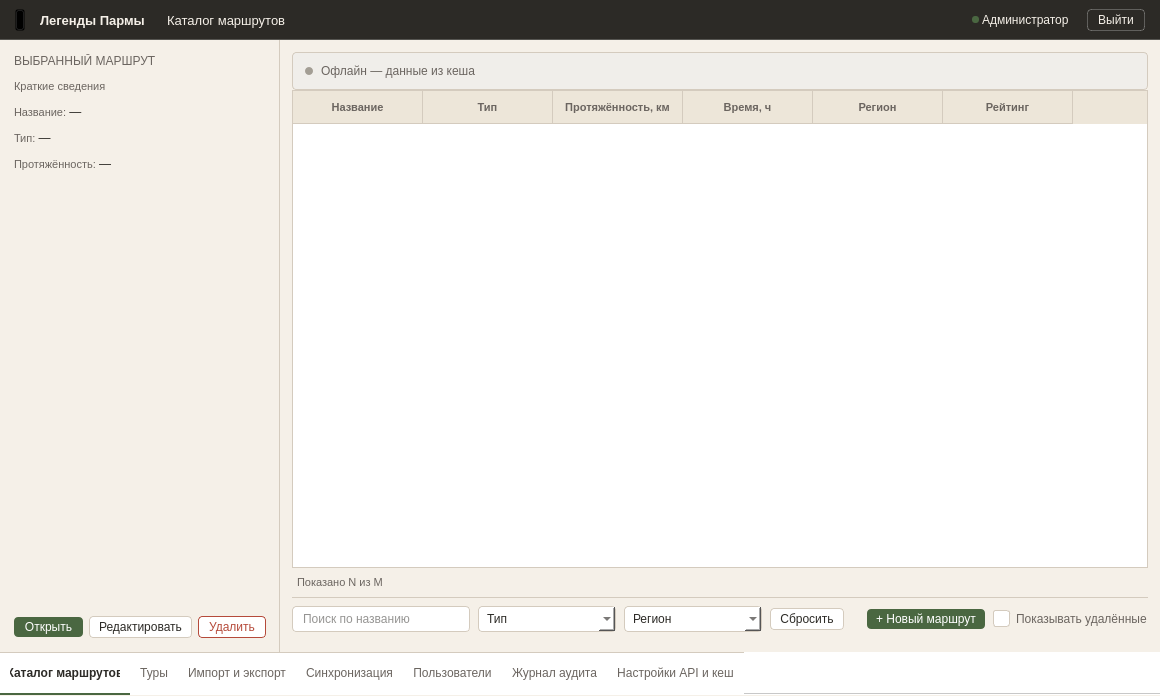
<?xml version="1.0" encoding="UTF-8"?>
<ui version="4.0">
 <class>MainWindow</class>
 <widget class="QMainWindow" name="MainWindow">
  <property name="geometry">
   <rect>
    <x>0</x>
    <y>0</y>
    <width>1160</width>
    <height>696</height>
   </rect>
  </property>
  <property name="windowTitle">
   <string>RouteCatalogWindow</string>
  </property>
  <property name="styleSheet">
   <string notr="true">#centralwidget { background-color: #F5F0E8; }
#headerFrame { background-color: #2C2A26; border-bottom: 1px solid rgba(255,255,255,0.2); }
#headerFrame QLabel { color: #F5F0E8; border: none; }
#logout_btn { background-color: transparent; color: #F5F0E8; border: 1px solid rgba(255, 255, 255, 0.25); padding: 3px 10px; font-size: 12px; border-radius: 4px; }
#logout_btn:hover { background-color: rgba(255, 255, 255, 0.08); border: 1px solid rgba(255, 255, 255, 0.4); }
#logout_btn:pressed { background-color: rgba(255, 255, 255, 0.12); border: 1px solid rgba(255, 255, 255, 0.5); }
#leftPanel { background-color: #F5F0E8; border-right: 1px solid #D4CBBE; }
#lbl_title { font-size: 12px; color: #6B6560; }
#lbl_desc { font-size: 11px; color: #6B6560; }
#btn_open { background-color: #4A6741; color: #FFFFFF; border: none; padding: 3px 9px; font-size: 12px; border-radius: 4px; }
#btn_open:hover { background-color: #3D5636; }
#btn_open:pressed { background-color: #334A2E; }
#btn_open:disabled { background-color: #A8B5A0; }
#btn_edit { background-color: #FFFFFF; color: #2C2A26; border: 1px solid #D4CBBE; padding: 3px 9px; font-size: 12px; border-radius: 4px; }
#btn_edit:hover { background-color: #F5F0E8; border: 1px solid #4A6741; }
#btn_edit:pressed { background-color: #EDE6D9; border: 1px solid #3D5636; }
#btn_edit:disabled { background-color: #FFFFFF; color: #A39E94; border: 1px solid #E5DFD4; }
#btn_delete { background-color: #FFFFFF; color: #B54A3A; border: 1px solid #B54A3A; padding: 3px 9px; font-size: 12px; border-radius: 4px; }
#btn_delete:hover { background-color: #F5E8E6; color: #B54A3A; border: 1px solid #B54A3A; }
#btn_delete:pressed { background-color: #EBD5D1; color: #9A3E30; border: 1px solid #9A3E30; }
#btn_delete:disabled { background-color: #FFFFFF; color: #D4A39C; border: 1px solid #E5C4BF; }
QRadioButton { spacing: 6px; font-size: 12px; color: #6B6560; }
QRadioButton::indicator { width: 15px; height: 15px; }
QRadioButton::indicator:unchecked { border: 1px solid #D4CBBE; border-radius: 8px; background-color: #FFFFFF; }
QRadioButton::indicator:checked { border: 4px solid #4A6741; border-radius: 8px; background-color: #FFFFFF; }
#rightPanel { background-color: #F5F0E8; }
#offlineBanner { background-color: #F0EEEA; border: 1px solid #D4CBBE; border-radius: 4px; }
#offlineBanner QLabel { font-size: 12px; color: #6B6560; }
#offlineDot { background-color: #A39E94; border-radius: 4px; min-width: 8px; max-width: 8px; min-height: 8px; max-height: 8px; }
#filterPanel { background-color: #F5F0E8; border-top: 1px solid #D4CBBE; }
#filterPanel QLineEdit { padding: 4px 8px; font-size: 12px; border-radius: 4px; border: 1px solid #D4CBBE; background-color: #FFFFFF; color: #2C2A26; }
#filterPanel QLineEdit:hover { border: 1px solid #B8AE9E; }
#filterPanel QLineEdit:focus { border: 1px solid #4A6741; }
#filterPanel QLineEdit[error="true"] { border: 1px solid #B54A3A; }
#filterPanel QLineEdit:disabled { border: 1px dashed #D4CBBE; color: #A39E94; background-color: #F5F0E8; }
#filterPanel QLineEdit#searchInput { min-width: 160px; max-width: 240px; }
#filterPanel QComboBox { padding: 4px 8px; font-size: 12px; border-radius: 4px; border: 1px solid #D4CBBE; background-color: #FFFFFF; color: #2C2A26; min-width: 120px; }
#filterPanel QComboBox:hover { border: 1px solid #B8AE9E; }
#filterPanel QComboBox:on { border: 1px solid #4A6741; }
#filterPanel QComboBox:disabled { border: 1px dashed #D4CBBE; color: #A39E94; background-color: #F5F0E8; }
#filterPanel QComboBox QAbstractItemView { background-color: #FFFFFF; border: 1px solid #D4CBBE; selection-background-color: #E8EDE4; selection-color: #2C2A26; }
#filterPanel QComboBox QAbstractItemView::item:hover { background-color: #EDE6D9; }
#btn_add_route { background-color: #4A6741; color: #FFFFFF; border: none; padding: 3px 9px; font-size: 12px; border-radius: 4px; }
#btn_add_route:hover { background-color: #3D5636; }
#btn_add_route:pressed { background-color: #334A2E; }
#btn_add_route:disabled { background-color: #A8B5A0; }
#btn_add_route:focus { border: 1px dashed #4A6741; }
#btn_reset { background-color: #FFFFFF; color: #2C2A26; border: 1px solid #D4CBBE; padding: 3px 9px; font-size: 12px; border-radius: 4px; }
#btn_reset:hover { background-color: #F5F0E8; border: 1px solid #4A6741; }
#btn_reset:pressed { background-color: #EDE6D9; border: 1px solid #3D5636; }
#btn_reset:disabled { background-color: #FFFFFF; color: #A39E94; border: 1px solid #E5DFD4; }
#btn_reset:focus { border: 1px dashed #4A6741; }
#chk_deleted { spacing: 6px; font-size: 12px; color: #6B6560; }
#chk_deleted::indicator { width: 15px; height: 15px; border-radius: 3px; border: 1px solid #D4CBBE; background-color: #FFFFFF; }
#chk_deleted::indicator:hover { border: 1px solid #B8AE9E; }
#chk_deleted::indicator:checked { background-color: #4A6741; border: 1px solid #4A6741; }
#chk_deleted::indicator:pressed { background-color: #334A2E; border: 1px solid #334A2E; }
#chk_deleted::indicator:disabled { background-color: #E5DFD4; border: 1px solid #E5DFD4; }
#chk_deleted:disabled { color: #A39E94; }
#tableWidget { background-color: #FFFFFF; alternate-background-color: #FAF8F3; border: 1px solid #D4CBBE; outline: none; }
QHeaderView { background-color: #EDE6D9; }
QHeaderView::section { font-size: 11px; font-weight: 600; color: #6B6560; background-color: #EDE6D9; padding: 7px 10px; border: none; border-bottom: 1px solid #D4CBBE; border-right: 1px solid #D4CBBE; }
QHeaderView::section:vertical { background-color: #EDE6D9; color: #6B6560; border: none; padding: 4px 6px; }
QTableWidget::item { font-size: 12px; color: #2C2A26; padding: 7px 10px; border-bottom: 1px solid #D4CBBE; }
QTableWidget::item:hover { background-color: #EDE6D9; }
QTableWidget::item:selected { background-color: #E8EDE4; color: #2C2A26; }
#footerLabel { font-size: 11px; color: #6B6560; }
#lblLoadingTitle { font-size: 14px; color: #6B6560; }
#lblLoadingSub { font-size: 12px; color: #A39E94; }
#lblEmptyTitle { font-size: 14px; color: #6B6560; }
#lblEmptySub { font-size: 12px; color: #A39E94; }
#errorFrame { background-color: #FFFFFF; border: 1px solid #B54A3A; border-radius: 4px; }
#errorFrame QLabel { font-size: 14px; color: #B54A3A; }
#btnRetry { background-color: #FFFFFF; color: #2C2A26; border: 1px solid #D4CBBE; border-radius: 4px; padding: 6px 16px; font-size: 12px; }
#btnRetry:hover { border: 1px solid #4A6741; background-color: #F5F0E8; }
QTabWidget::panel { border: none; background-color: #FFFFFF; }
QTabBar { background-color: #FFFFFF; border: none; qproperty-expanding: true; qproperty-drawBase: 0; }
QTabBar::tab { height: 40px; background-color: #FFFFFF; color: #6B6560; font-size: 12px; font-weight: normal; padding: 0px 10px; border: none; border-bottom: 2px solid transparent; border-top: 1px solid #D4CBBE; text-align: center; }
QTabBar::tab:hover { color: #2C2A26; }
QTabBar::tab:selected { color: #2C2A26; font-weight: 600; border-bottom: 2px solid #4A6741; }</string>
  </property>
  <widget class="QWidget" name="centralwidget">
   <layout class="QVBoxLayout" name="verticalLayout">
    <property name="spacing"><number>0</number></property>
    <property name="leftMargin"><number>0</number></property>
    <property name="topMargin"><number>0</number></property>
    <property name="rightMargin"><number>0</number></property>
    <property name="bottomMargin"><number>0</number></property>
    <item>
     <widget class="QFrame" name="headerFrame">
      <property name="minimumSize"><size><width>0</width><height>40</height></size></property>
      <property name="maximumSize"><size><width>16777215</width><height>40</height></size></property>
      <layout class="QHBoxLayout" name="horizontalLayout">
       <property name="spacing"><number>0</number></property>
       <property name="leftMargin"><number>15</number></property>
       <property name="topMargin"><number>0</number></property>
       <property name="rightMargin"><number>15</number></property>
       <property name="bottomMargin"><number>0</number></property>
       <item>
        <widget class="QPushButton" name="logo">
         <property name="minimumSize"><size><width>22</width><height>22</height></size></property>
         <property name="maximumSize"><size><width>22</width><height>22</height></size></property>
         <property name="styleSheet"><string notr="true">QPushButton { background: transparent; margin-right: 12px; }</string></property>
         <property name="text"><string/></property>
         <property name="icon">
          <iconset resource="../qrc/login_res.qrc">
           <normaloff>:/login/icons/logo.png</normaloff>:/login/icons/logo.png</iconset>
         </property>
         <property name="iconSize"><size><width>18</width><height>18</height></size></property>
        </widget>
       </item>
       <item>
        <widget class="QLabel" name="name">
         <property name="styleSheet"><string notr="true">font-size: 13px; font-weight: bold; margin-right: 15px;</string></property>
         <property name="text"><string>Легенды Пармы</string></property>
        </widget>
       </item>
       <item>
        <widget class="QLabel" name="name_chart">
         <property name="styleSheet"><string notr="true">font-size: 13px; margin-right: 10px;</string></property>
         <property name="text"><string>Каталог маршрутов</string></property>
        </widget>
       </item>
       <item>
        <spacer name="horizontalSpacer">
         <property name="orientation"><enum>Qt::Orientation::Horizontal</enum></property>
         <property name="sizeHint" stdset="0"><size><width>40</width><height>20</height></size></property>
        </spacer>
       </item>
       <item>
        <widget class="QLabel" name="status_lb">
         <property name="minimumSize"><size><width>7</width><height>7</height></size></property>
         <property name="maximumSize"><size><width>7</width><height>7</height></size></property>
         <property name="styleSheet"><string notr="true">background-color: #4A6741; border-radius: 3px;</string></property>
         <property name="text"><string/></property>
        </widget>
       </item>
       <item>
        <widget class="QLabel" name="role_lb">
         <property name="styleSheet"><string notr="true">font-size: 12px; margin-right: 15px;</string></property>
         <property name="text"><string>Администратор</string></property>
        </widget>
       </item>
       <item>
        <widget class="QPushButton" name="logout_btn">
         <property name="cursor"><cursorShape>PointingHandCursor</cursorShape></property>
         <property name="text"><string>Выйти</string></property>
        </widget>
       </item>
      </layout>
     </widget>
    </item>
    <item>
     <widget class="QFrame" name="centralFrame">
      <property name="frameShape"><enum>QFrame::Shape::NoFrame</enum></property>
      <layout class="QHBoxLayout" name="horizontalLayout_main">
       <property name="spacing"><number>0</number></property>
       <property name="leftMargin"><number>0</number></property>
       <property name="topMargin"><number>0</number></property>
       <property name="rightMargin"><number>0</number></property>
       <property name="bottomMargin"><number>0</number></property>
       <item>
        <widget class="QFrame" name="leftPanel">
         <property name="minimumSize"><size><width>280</width><height>260</height></size></property>
         <property name="maximumSize"><size><width>280</width><height>16777215</height></size></property>
         <layout class="QVBoxLayout" name="verticalLayout_2">
          <property name="spacing"><number>12</number></property>
          <property name="leftMargin"><number>14</number></property>
          <property name="topMargin"><number>14</number></property>
          <property name="rightMargin"><number>14</number></property>
          <property name="bottomMargin"><number>14</number></property>
          <item>
           <widget class="QLabel" name="lbl_title">
            <property name="text"><string>ВЫБРАННЫЙ МАРШРУТ</string></property>
           </widget>
          </item>
          <item>
           <widget class="QLabel" name="lbl_desc">
            <property name="text"><string>Краткие сведения</string></property>
           </widget>
          </item>
          <item>
           <widget class="QLabel" name="lbl_name">
            <property name="text"><string>&lt;html&gt;&lt;head/&gt;&lt;body&gt;&lt;p&gt;&lt;span style=" font-size:11px; color:#6B6560;"&gt;Название:&lt;/span&gt; &lt;span style=" font-size:12px; color:#2C2A26;"&gt;—&lt;/span&gt;&lt;/p&gt;&lt;/body&gt;&lt;/html&gt;</string></property>
           </widget>
          </item>
          <item>
           <widget class="QLabel" name="lbl_type">
            <property name="text"><string>&lt;html&gt;&lt;head/&gt;&lt;body&gt;&lt;p&gt;&lt;span style=" font-size:11px; color:#6B6560;"&gt;Тип:&lt;/span&gt; &lt;span style=" font-size:12px; color:#2C2A26;"&gt;—&lt;/span&gt;&lt;/p&gt;&lt;/body&gt;&lt;/html&gt;</string></property>
           </widget>
          </item>
          <item>
           <widget class="QLabel" name="lbl_length">
            <property name="text"><string>&lt;html&gt;&lt;head/&gt;&lt;body&gt;&lt;p&gt;&lt;span style=" font-size:11px; color:#6B6560;"&gt;Протяжённость:&lt;/span&gt; &lt;span style=" font-size:12px; color:#2C2A26;"&gt;—&lt;/span&gt;&lt;/p&gt;&lt;/body&gt;&lt;/html&gt;</string></property>
           </widget>
          </item>
          <item>
           <spacer name="leftSpacer">
            <property name="orientation"><enum>Qt::Orientation::Vertical</enum></property>
            <property name="sizeHint" stdset="0"><size><width>20</width><height>40</height></size></property>
           </spacer>
          </item>
          <item>
           <layout class="QHBoxLayout" name="leftButtonsLayout">
            <property name="spacing"><number>6</number></property>
            <item>
             <widget class="QPushButton" name="btn_open">
              <property name="cursor"><cursorShape>PointingHandCursor</cursorShape></property>
              <property name="text"><string>Открыть</string></property>
             </widget>
            </item>
            <item>
             <widget class="QPushButton" name="btn_edit">
              <property name="cursor"><cursorShape>PointingHandCursor</cursorShape></property>
              <property name="text"><string>Редактировать</string></property>
             </widget>
            </item>
            <item>
             <widget class="QPushButton" name="btn_delete">
              <property name="cursor"><cursorShape>PointingHandCursor</cursorShape></property>
              <property name="text"><string>Удалить</string></property>
             </widget>
            </item>
           </layout>
          </item>
         </layout>
        </widget>
       </item>
       <item>
        <widget class="QFrame" name="rightPanel">
         <property name="frameShape"><enum>QFrame::Shape::NoFrame</enum></property>
         <layout class="QVBoxLayout" name="verticalLayout_right">
          <property name="spacing"><number>0</number></property>
          <property name="leftMargin"><number>12</number></property>
          <property name="topMargin"><number>12</number></property>
          <property name="rightMargin"><number>12</number></property>
          <property name="bottomMargin"><number>12</number></property>
          <item>
           <widget class="QFrame" name="offlineBanner">
            <property name="visible"><bool>false</bool></property>
            <layout class="QHBoxLayout" name="offlineLayout">
             <property name="spacing"><number>8</number></property>
             <property name="leftMargin"><number>12</number></property>
             <property name="topMargin"><number>8</number></property>
             <property name="rightMargin"><number>12</number></property>
             <property name="bottomMargin"><number>8</number></property>
             <item>
              <widget class="QLabel" name="offlineDot">
               <property name="text"><string/></property>
              </widget>
             </item>
             <item>
              <widget class="QLabel" name="lbl_offline">
               <property name="text"><string>Офлайн — данные из кеша</string></property>
              </widget>
             </item>
             <item>
              <spacer name="offlineSpacer">
               <property name="orientation"><enum>Qt::Orientation::Horizontal</enum></property>
               <property name="sizeHint" stdset="0"><size><width>40</width><height>20</height></size></property>
              </spacer>
             </item>
            </layout>
           </widget>
          </item>
          <item>
           <widget class="QStackedWidget" name="stateStack">
            <property name="currentIndex"><number>0</number></property>
            <widget class="QWidget" name="pageNormal">
             <layout class="QVBoxLayout" name="normalLayout">
              <property name="leftMargin"><number>0</number></property>
              <property name="topMargin"><number>0</number></property>
              <property name="rightMargin"><number>0</number></property>
              <property name="bottomMargin"><number>0</number></property>
              <item>
               <widget class="QTableWidget" name="tableWidget">
                <property name="frameShape"><enum>QFrame::Shape::NoFrame</enum></property>
                <property name="selectionMode"><enum>QAbstractItemView::SelectionMode::SingleSelection</enum></property>
                <property name="selectionBehavior"><enum>QAbstractItemView::SelectionBehavior::SelectRows</enum></property>
                <property name="showGrid"><bool>false</bool></property>
                <attribute name="horizontalHeaderDefaultSectionSize"><number>130</number></attribute>
                <attribute name="horizontalHeaderStretchLastSection"><bool>false</bool></attribute>
                <column><property name="text"><string>Название</string></property></column>
                <column><property name="text"><string>Тип</string></property></column>
                <column><property name="text"><string>Протяжённость, км</string></property></column>
                <column><property name="text"><string>Время, ч</string></property></column>
                <column><property name="text"><string>Регион</string></property></column>
                <column><property name="text"><string>Рейтинг</string></property></column>
               </widget>
              </item>
             </layout>
            </widget>
            <widget class="QWidget" name="pageLoading">
             <layout class="QVBoxLayout" name="loadingLayout">
              <property name="leftMargin"><number>0</number></property>
              <property name="topMargin"><number>0</number></property>
              <property name="rightMargin"><number>0</number></property>
              <property name="bottomMargin"><number>0</number></property>
              <item>
               <spacer name="loadingSpacerTop">
                <property name="orientation"><enum>Qt::Orientation::Vertical</enum></property>
                <property name="sizeHint" stdset="0"><size><width>20</width><height>40</height></size></property>
               </spacer>
              </item>
              <item alignment="Qt::AlignHCenter">
               <widget class="QLabel" name="lblLoadingTitle">
                <property name="text"><string>Загрузка...</string></property>
               </widget>
              </item>
              <item alignment="Qt::AlignHCenter">
               <widget class="QLabel" name="lblLoadingSub">
                <property name="text"><string>Индикатор прогресса</string></property>
               </widget>
              </item>
              <item>
               <spacer name="loadingSpacerBottom">
                <property name="orientation"><enum>Qt::Orientation::Vertical</enum></property>
                <property name="sizeHint" stdset="0"><size><width>20</width><height>40</height></size></property>
               </spacer>
              </item>
             </layout>
            </widget>
            <widget class="QWidget" name="pageEmpty">
             <layout class="QVBoxLayout" name="emptyLayout">
              <property name="leftMargin"><number>0</number></property>
              <property name="topMargin"><number>0</number></property>
              <property name="rightMargin"><number>0</number></property>
              <property name="bottomMargin"><number>0</number></property>
              <item>
               <spacer name="emptySpacerTop">
                <property name="orientation"><enum>Qt::Orientation::Vertical</enum></property>
                <property name="sizeHint" stdset="0"><size><width>20</width><height>40</height></size></property>
               </spacer>
              </item>
              <item alignment="Qt::AlignHCenter">
               <widget class="QLabel" name="lblEmptyTitle">
                <property name="text"><string>Ничего не найдено</string></property>
               </widget>
              </item>
              <item alignment="Qt::AlignHCenter">
               <widget class="QLabel" name="lblEmptySub">
                <property name="text"><string>Измените фильтры</string></property>
               </widget>
              </item>
              <item>
               <spacer name="emptySpacerBottom">
                <property name="orientation"><enum>Qt::Orientation::Vertical</enum></property>
                <property name="sizeHint" stdset="0"><size><width>20</width><height>40</height></size></property>
               </spacer>
              </item>
             </layout>
            </widget>
            <widget class="QWidget" name="pageError">
             <layout class="QVBoxLayout" name="errorLayout">
              <property name="leftMargin"><number>0</number></property>
              <property name="topMargin"><number>0</number></property>
              <property name="rightMargin"><number>0</number></property>
              <property name="bottomMargin"><number>0</number></property>
              <item>
               <spacer name="errorSpacerTop">
                <property name="orientation"><enum>Qt::Orientation::Vertical</enum></property>
                <property name="sizeHint" stdset="0"><size><width>20</width><height>40</height></size></property>
               </spacer>
              </item>
              <item alignment="Qt::AlignHCenter">
               <widget class="QFrame" name="errorFrame">
                <layout class="QVBoxLayout" name="errorFrameLayout">
                 <property name="spacing"><number>12</number></property>
                 <property name="leftMargin"><number>24</number></property>
                 <property name="topMargin"><number>16</number></property>
                 <property name="rightMargin"><number>24</number></property>
                 <property name="bottomMargin"><number>16</number></property>
                 <item alignment="Qt::AlignHCenter">
                  <widget class="QLabel" name="lblErrorMessage">
                   <property name="text"><string>Ошибка подключения к БД</string></property>
                  </widget>
                 </item>
                 <item alignment="Qt::AlignHCenter">
                  <widget class="QPushButton" name="btnRetry">
                   <property name="cursor"><cursorShape>PointingHandCursor</cursorShape></property>
                   <property name="text"><string>Повторить</string></property>
                  </widget>
                 </item>
                </layout>
               </widget>
              </item>
              <item>
               <spacer name="errorSpacerBottom">
                <property name="orientation"><enum>Qt::Orientation::Vertical</enum></property>
                <property name="sizeHint" stdset="0"><size><width>20</width><height>40</height></size></property>
               </spacer>
              </item>
             </layout>
            </widget>
           </widget>
          </item>
          <item>
           <widget class="QLabel" name="footerLabel">
            <property name="styleSheet"><string notr="true">margin-top: 8px; margin-bottom: 8px; margin-left: 2px;</string></property>
            <property name="text"><string>Показано N из M</string></property>
           </widget>
          </item>
          <item>
           <widget class="QFrame" name="filterPanel">
            <property name="frameShape"><enum>QFrame::Shape::NoFrame</enum></property>
            <layout class="QHBoxLayout" name="filterLayout">
             <property name="spacing"><number>8</number></property>
             <property name="leftMargin"><number>0</number></property>
             <property name="topMargin"><number>8</number></property>
             <property name="rightMargin"><number>0</number></property>
             <property name="bottomMargin"><number>8</number></property>
             <item>
              <widget class="QLineEdit" name="searchInput">
               <property name="placeholderText"><string>Поиск по названию</string></property>
              </widget>
             </item>
             <item>
              <widget class="QComboBox" name="typeSelect">
               <item><property name="text"><string>Тип</string></property></item>
              </widget>
             </item>
             <item>
              <widget class="QComboBox" name="regionSelect">
               <item><property name="text"><string>Регион</string></property></item>
              </widget>
             </item>
             <item>
              <widget class="QPushButton" name="btn_reset">
               <property name="cursor"><cursorShape>PointingHandCursor</cursorShape></property>
               <property name="text"><string>Сбросить</string></property>
              </widget>
             </item>
             <item>
              <spacer name="horizontalSpacer_right">
               <property name="orientation"><enum>Qt::Orientation::Horizontal</enum></property>
               <property name="sizeHint" stdset="0"><size><width>40</width><height>20</height></size></property>
              </spacer>
             </item>
             <item>
              <widget class="QPushButton" name="btn_add_route">
               <property name="cursor"><cursorShape>PointingHandCursor</cursorShape></property>
               <property name="text"><string>+ Новый маршрут</string></property>
              </widget>
             </item>
             <item>
              <widget class="QCheckBox" name="chk_deleted">
               <property name="cursor"><cursorShape>PointingHandCursor</cursorShape></property>
               <property name="text"><string>Показывать удалённые</string></property>
              </widget>
             </item>
            </layout>
           </widget>
          </item>
         </layout>
        </widget>
       </item>
      </layout>
     </widget>
    </item>
    <item>
     <widget class="QTabWidget" name="tabWidget">
      <property name="sizePolicy">
       <sizepolicy hsizetype="Expanding" vsizetype="Fixed">
        <horstretch>1</horstretch>
        <verstretch>0</verstretch>
       </sizepolicy>
      </property>
      <property name="minimumSize"><size><width>0</width><height>44</height></size></property>
      <property name="maximumSize"><size><width>16777215</width><height>44</height></size></property>
      <property name="tabPosition"><enum>QTabWidget::TabPosition::North</enum></property>
      <property name="currentIndex"><number>0</number></property>
      <property name="usesScrollButtons"><bool>false</bool></property>
      <property name="tabsClosable"><bool>false</bool></property>
      <property name="documentMode"><bool>true</bool></property>
      <widget class="QWidget" name="tab_1"><attribute name="title"><string>Каталог маршрутов</string></attribute></widget>
      <widget class="QWidget" name="tab_2"><attribute name="title"><string>Туры</string></attribute></widget>
      <widget class="QWidget" name="tab_3"><attribute name="title"><string>Импорт и экспорт</string></attribute></widget>
      <widget class="QWidget" name="tab_4"><attribute name="title"><string>Синхронизация</string></attribute></widget>
      <widget class="QWidget" name="tab_5"><attribute name="title"><string>Пользователи</string></attribute></widget>
      <widget class="QWidget" name="tab_6"><attribute name="title"><string>Журнал аудита</string></attribute></widget>
      <widget class="QWidget" name="tab_7"><attribute name="title"><string>Настройки API и кеш</string></attribute></widget>
     </widget>
    </item>
   </layout>
  </widget>
 </widget>
 <resources>
  <include location="../qrc/login_res.qrc"/>
 </resources>
 <connections/>
</ui>
